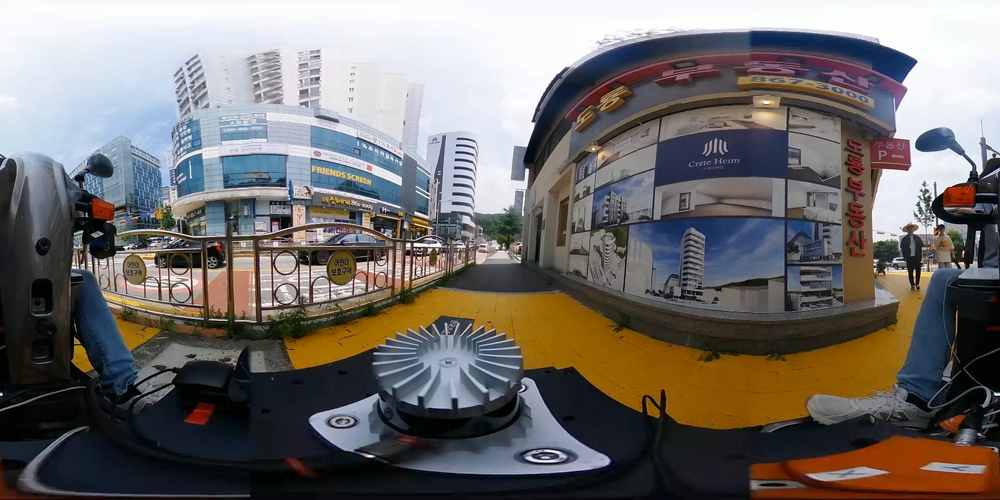
#> input picture erp.png, 1000 x 500 px, shrunk from 1920 x 960 before the run
$ python erp2rect.py
#> lines starting #> are read from the running program, lines starting #| are printed output that depends on the picture
#> further down, src_image is the input picture: shape (500, 1000, 3); mean B, G, R 108.1, 110.4, 114.5
import cv2
import numpy as np

def erp2rect(src, theta=np.deg2rad(180), hfov=np.deg2rad(150), vfov=np.deg2rad(150)):
#> called with theta = 3.14, hfov = 2.62, vfov = 2.62
    src_rows, src_cols, src_channels = src.shape
#> src_rows = 500; src_cols = 1000; src_channels = 3

    f = src_cols / (2 * np.pi)
#> f = 159.2
    dst_cols = int(2 * f * np.tan(hfov / 2) + 0.5)
#> dst_cols = 1188
    dst_rows = int(2 * f * np.tan(vfov / 2) + 0.5)
#> dst_rows = 1188
    dst = np.zeros((dst_rows, dst_cols, src_channels), dtype=src.dtype)

    dst_cx = dst_cols / 2
#> dst_cx = 594
    dst_cy = dst_rows / 2
#> dst_cy = 594

    for x in range(dst_cols):
        xth = np.arctan((x - dst_cx) / f)
        src_x = int((xth + theta) * src_rows / np.pi + 0.5)

        yf = f / np.cos(xth)
        for y in range(dst_rows):
            yth = np.arctan((y - dst_cy) / yf)
            src_y = int(yth * src_rows / np.pi + src_rows / 2 + 0.5)
            dst[y, x] = src[src_y, src_x]
#> this loop made 1188 passes
#> (xth, src_x, yf) on passes 1 to 3: (-1.31, 292, 615), (-1.31, 292, 614), (-1.31, 292, 613)
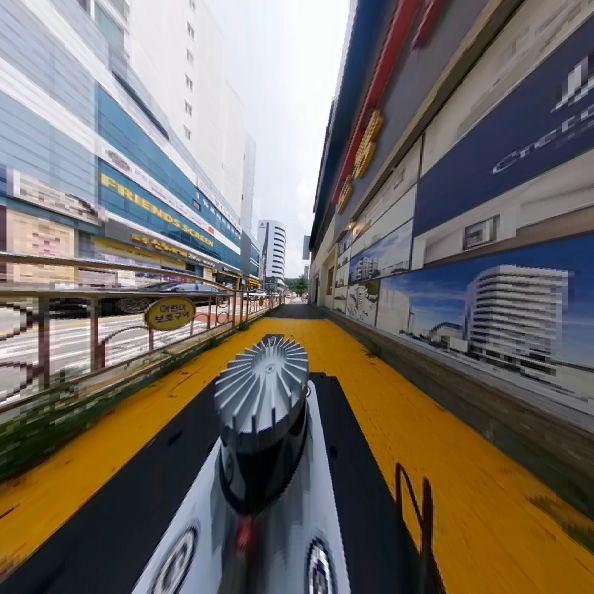
#> dst: shape (1188, 1188, 3) (shown at 1/2 size); mean B, G, R 100.3, 107.1, 113.8

    return dst

src_image = cv2.imread("erp.png")
rect_image = erp2rect(src_image)
cv2.imwrite("front_view_150_150.jpg", rect_image)
